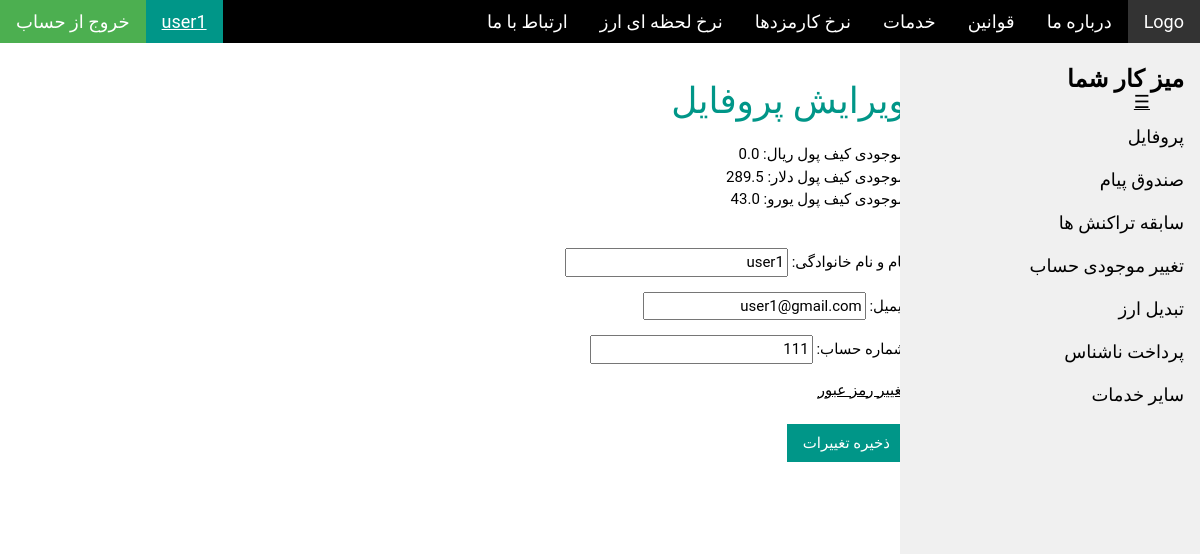
/user_profile_edit (signed in), run on the app's committed database.
### blog/models.py (models this page shows, shortened)
class Person(models.Model):
    class Meta:
        abstract = True

class MyUser(AbstractBaseUser, Person):
    email = models.EmailField(max_length=254, unique=True, db_index=True , null=False , blank=False)
    name = models.CharField(max_length=50 , null=True, blank=True)
    acc_num =  models.CharField(max_length=30 , null=False, blank=False)
    rial_wallet=models.FloatField(default=0)
    dollar_wallet=models.FloatField(default=0)
    euro_wallet=models.FloatField(default=0)
    salary = models.FloatField(default=0)
    dollor_account =  models.CharField(max_length=30 , null=False);
    euro_account = models.CharField(max_length=30 , null=False)
    status = models.CharField(max_length=10, default="enabled")
    is_active = models.BooleanField(default=True)
    is_admin = models.BooleanField(default=False)
    is_employee = models.BooleanField(default=False)
    objects = MyUserManager()
    USERNAME_FIELD = 'email'
    REQUIRED_FIELDS = []

### blog/views.py (the view, shortened to what this page needs)
# urls.py: url(r'^user_profile_edit$', views.user_profile_edit, name='user_profile_edit'),
@login_required(redirect_field_name='login')
def user_profile_edit(request):
    form = NameForm2(request = request)
    return render(request, 'user_profile_edit.html', {'form':form})

### blog/forms.py
class NameForm2(forms.ModelForm):
    def __init__(self , *args, **kwargs):
        self.request = kwargs.pop('request', None)
        super(NameForm2, self).__init__(*args, **kwargs)
        self.fields['name'].widget.attrs['value'] = self.request.user.name
        self.fields['email'].widget.attrs['value'] = self.request.user.email
        self.fields['acc_num'].widget.attrs['value'] = self.request.user.acc_num
    class Meta:
        model =MyUser
        fields = ['name', 'email',  'acc_num' ]
        labels ={
            'email': "ایمیل",
            'name': "نام و نام خانوادگی",
            'acc_num': 'شماره حساب',
        }

### blog/templates/user_profile_edit.html (shortened to what this page needs)
<!DOCTYPE html>
{% load static %}
{% if request.user.is_admin %}
{% include "base_manager.html" %}
{% elif request.user.is_employee %}
{% include "base_employee.html" %}
{% else %}
{% include "base_user.html" %}
{% endif %}
<html>
<link rel="stylesheet" type="text/css" href="{% static 'blog/css/index_w3.css' %}" />
<link rel="stylesheet" type="text/css" href="{% static 'blog/css/index_w3-theme-black.css' %}" />
<body>
<div class="w3-main" dir="rtl" style="margin-right:270px">
	<div id="about" class="w3-row w3-padding-64  w3-padding-large">
		<h1 class="w3-text-teal">ویرایش پروفایل</h1>
{% block content %}
        <form method="post" action="user_profile_edit" id="four" enctype="multipart/form-data">
            <label> موجودی کیف پول ریال: {{  request.user.rial_wallet  }}</label><br>
            <label> موجودی کیف پول دلار: {{ request.user.dollar_wallet  }}</label><br>
            <label> موجودی کیف پول یورو: {{ request.user.euro_wallet}}</label><br><br>
            {{ form.as_p }}
            <p><a style="float:right; color: black;" href="{% url 'user_bala_pass' %}">تغییر رمز عبور</a></p><br/><br/>
            {% if not messages %}
             <button class="w3-button w3-hover-black w3-teal" type="submit" >ذخیره تغییرات</button><br>
            {% endif %}
        </form>
{% endblock %}
    </div>
</div>
</body>
</html>

### blog/templates/base_user.html (shortened to what this page needs)
<!DOCTYPE html>
{% load static %}
<html>
<link rel="stylesheet" type="text/css" href="{% static 'blog/css/index_w3.css' %}" />
<link rel="stylesheet" type="text/css" href="{% static 'blog/css/index_w3-theme-black.css' %}" />
<body>
<div class="w3-top topnav" >
  <div class="w3-bar w3-theme w3-top w3-left-align w3-large">
    <a href="{% url 'index_user' %}" class="w3-bar-item w3-button w3-theme-l1 w3-right">Logo</a>
    <a href="{% url 'index_user' %}#about" class="w3-bar-item w3-button w3-hide-small w3-hover-white w3-right">درباره ما</a>
	<a href="{% url 'index_user' %}#policy" class="w3-bar-item w3-button w3-hide-small w3-hover-white w3-right">قوانین</a>
    <a href="{% url 'index_user' %}#service" class="w3-bar-item w3-button w3-hide-small w3-hover-white w3-right">خدمات</a>
	<a href="{% url 'index_user' %}#nerkh" class="w3-bar-item w3-button w3-hide-small w3-hover-white w3-right">نرخ کارمزدها</a>
	<a href="{% url 'index_user' %}#nerkh-arz" class="w3-bar-item w3-button w3-hide-small w3-hover-white w3-right">نرخ لحظه ای ارز</a>
	<a href="{% url 'index_user' %}#contact" class="w3-bar-item w3-button w3-hide-small w3-hover-white w3-right">ارتباط با ما</a>
	<a href="{% url 'logout' %}" class="w3-bar-item w3-button w3-hover-green">خروج از حساب</a>
    <a href="#" class="w3-bar-item w3-label w3-teal w3-hover-teal">{{ request.user.name }} </a>
  </div>
</div>
<nav class="w3-sidebar w3-bar-block w3-collapse w3-large w3-theme-l5 w3-animate-right" style="width:25%;right:0"  id="mySidebar">
  <h3 class="w3-bar-item"><b>میز کار شما</b></h3>
  <a class="w3-bar-item w3-button w3-hover-black" href="{% url 'user_profile_edit' %}">پروفایل</a>
  <a class="w3-bar-item w3-button w3-hover-black" href="{% url 'message' %}">صندوق پیام</a>
  <a class="w3-bar-item w3-button w3-hover-black" href="{% url 'usertransactions' pke=user.pk %}">سابقه تراکنش ها</a>
  <a class="w3-bar-item w3-button w3-hover-black" href="{% url 'user_charge' %}">تغییر موجودی حساب</a>
  <a class="w3-bar-item w3-button w3-hover-black" href="{% url 'user_change' %}">تبدیل ارز</a>
  <a class="w3-bar-item w3-button w3-hover-black" href="{% url 'user_unknownpay' %}">پرداخت ناشناس</a>
  <a class="w3-bar-item w3-button w3-hover-black" href="{% url 'user_service' %}">سایر خدمات</a>
 <a style=" float: right; position: fixed; right:50px; top:88px;" href="javascript:void(0);" class="icon" onclick="myFunction()">&#9776;</a>
</nav>
</body>
</html>

### blog/static/blog/css/index_w3.css (style rules this page uses)
html { box-sizing:border-box }
*,*:before,*:after { box-sizing:inherit }
html { -ms-text-size-adjust:100%;-webkit-text-size-adjust:100% }
body { margin:0 }
article,aside,details,figcaption,figure,footer,header,main,menu,nav,section,summary { display:block }
a { background-color:transparent;-webkit-text-decoration-skip:objects }
button,input,select,textarea { font:inherit;margin:0 }
button,input { overflow:visible }
button,select { text-transform:none }
button,html [type=button],[type=reset],[type=submit] { -webkit-appearance:button }
html,body { font-family:Verdana,sans-serif;font-size:15px;line-height:1.5 }
html { overflow-x:hidden }
h1 { font-size:36px; text-align:right }
h3 { font-size:24px; text-align:right }
h1,h2,h3,h4,h5,h6 { font-family:"Segoe UI",Arial,sans-serif;font-weight:400;margin:10px 0 }
a { color:inherit }
.w3-btn,.w3-button { border:none;display:inline-block;padding:8px 16px;vertical-align:middle;overflow:hidden;text-decoration:none;color:inherit;background-color:inherit;text-align:center;cursor:pointer;white-space:nowrap }
.w3-btn,.w3-button { -webkit-touch-callout:none;-webkit-user-select:none;-khtml-user-select:none;-moz-user-select:none;-ms-user-select:none;user-select:none }
.w3-sidebar { height:100%;width:200px;background-color:#fff;position:fixed!important;z-index:1;overflow:auto }
.w3-main,#main { transition:margin-left .4s }
.w3-bar { width:100%;overflow:hidden }
.w3-bar .w3-bar-item { padding:8px 16px;float:left;width:auto;border:none;display:block;outline:0 }
.w3-bar .w3-button { white-space:normal }
.w3-bar-block .w3-bar-item { width:100%;display:block;padding:8px 16px;text-align:right;border:none;white-space:normal;float:none;outline:0 }
.w3-container:after,.w3-container:before,.w3-panel:after,.w3-panel:before,.w3-row:after,.w3-row:before,.w3-row-padding:after,.w3-row-padding:before, .w3-cell-row:before,.w3-cell-row:after,.w3-clear:after,.w3-clear:before,.w3-bar:before,.w3-bar:after { content:"";display:table;clear:both }
@media (min-width:993px) { .w3-sidebar.w3-collapse { display:block!important } }
.w3-top,.w3-bottom { position:fixed;width:100%;z-index:1 }
.w3-top { top:0 }
.w3-animate-right { position:relative;animation:animateright 0.4s }
.w3-large { font-size:18px!important }
.w3-left-align { text-align:left!important }
.w3-padding-large { padding:12px 24px!important }
.w3-padding-64 { padding-top:64px!important;padding-bottom:64px!important }
.w3-right { float:right!important }
.w3-teal,.w3-hover-teal:hover { color:#fff!important;background-color:#009688!important }
.w3-text-teal,.w3-hover-text-teal:hover { color:#009688!important }

### blog/static/blog/css/index_w3-theme-black.css (style rules this page uses)
.w3-theme-l5 { color:#000 !important; background-color:#f0f0f0 !important }
.w3-theme-l1 { color:#fff !important; background-color:#333333 !important }
.w3-theme { color:#fff !important; background-color:#000000 !important }

### blog/templates/base_user.html (style rules this page uses)
html,body,h1,h2,h3,h4,h5,h6 { font-family: "Roboto","B Nazanin", sans-serif; }
.w3-sidebar { z-index: 3; width: 250px; top: 43px; bottom: 0; height: inherit; }

### blog/templates/user_profile_edit.html (style rules this page uses)
html,body,h1,h2,h3,h4,h5,h6 { font-family: "Roboto","B Nazanin", sans-serif; }
.w3-sidebar { z-index: 3; width: 250px; top: 43px; bottom: 0; height: inherit; }

### data on the page
MyUser: user.name "user1", user.rial_wallet "0.0", user.dollar_wallet "289.5", user.euro_wallet "43.0", name "user1", email "user1@gmail.com", acc_num "111"
